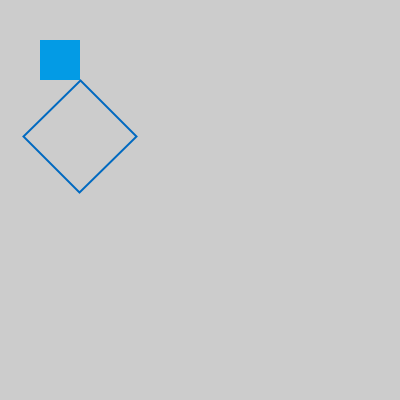
Frame 1 (no input)
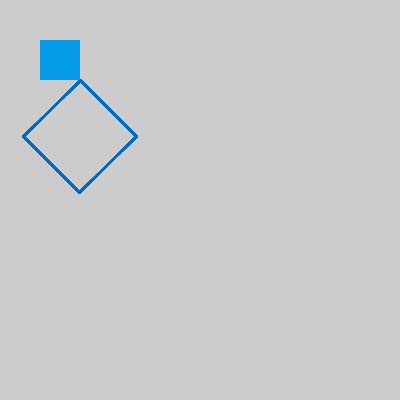
Frame 60 (the mouse pressed at the canvas centre just before this capture)
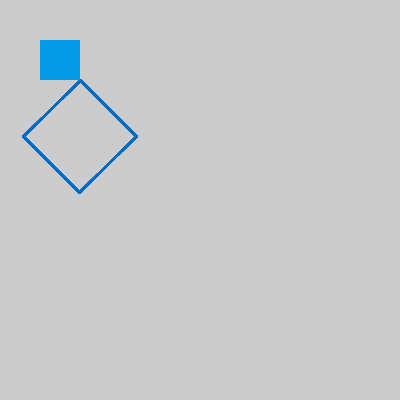
Frame 120 (the mouse held since frame 60 and released just before this capture)

The Processing sketch that drew these frames (run headless with seeded random() and noise(); from frame 60 on, the mouse is pressed at the canvas centre):

// Processing sketch: e3Transformations
// ── e3Transformations.pde
void myFilledShape() {
  fill(#039be5);
  noStroke();
  rect(0,0,40,40);
}
void myEmptyShape() {
  noFill();
  stroke(#0069c0);
  rect(0,0,40,40);
}
void setup(){
 size(400,400); 
}
void draw(){
  pushMatrix();
  translate(40,40);
  myFilledShape();
  
  
  
  translate(40,40);
  rotate(radians(45));
  scale(2.0);
  myEmptyShape();
  
  popMatrix();
}
